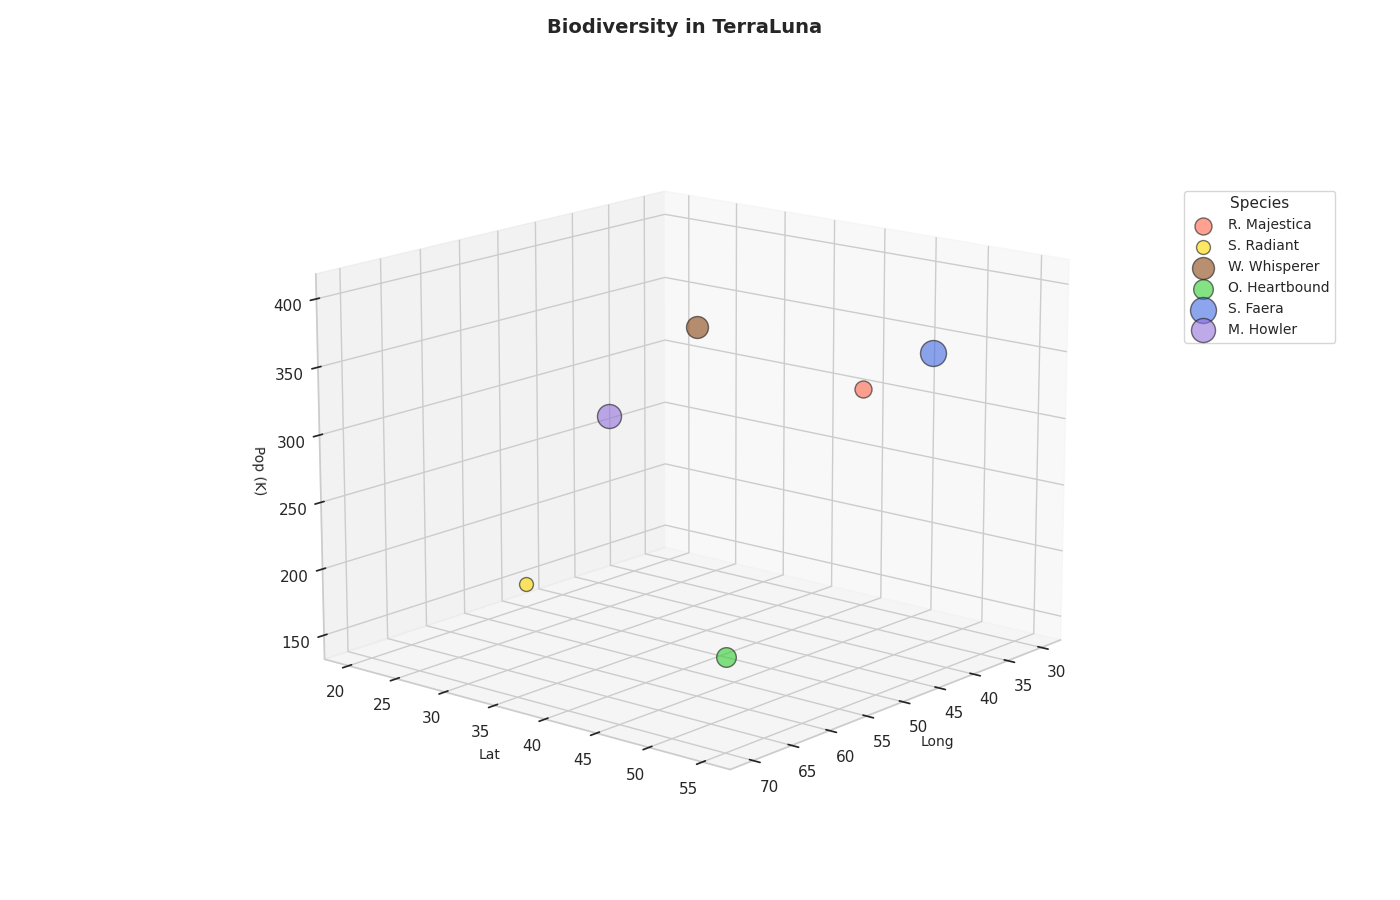

Python code for this plot:
import matplotlib.pyplot as plt
import numpy as np
from mpl_toolkits.mplot3d import Axes3D

# Shortened species names
species_names = ['R. Majestica', 'S. Radiant', 'W. Whisperer', 
                 'O. Heartbound', 'S. Faera', 'M. Howler']

# Data: [longitude, latitude, population, impact]
species_data = [
    [30, 40, 300, 150],  # R. Majestica
    [50, 20, 150, 100],  # S. Radiant
    [60, 45, 400, 250],  # W. Whisperer
    [70, 55, 200, 200],  # O. Heartbound
    [35, 50, 350, 350],  # S. Faera
    [45, 25, 280, 300]   # M. Howler
]

# Extract data
longitudes = [data[0] for data in species_data]
latitudes = [data[1] for data in species_data]
populations = [data[2] for data in species_data]
impacts = [data[3] for data in species_data]

# Colors
colors = ['#FF6347', '#FFD700', '#8B4513', '#32CD32', '#4169E1', '#9370DB']

# Create plot
fig = plt.figure(figsize=(14, 9))
ax = fig.add_subplot(111, projection='3d')

# Plotting
for i, species in enumerate(species_names):
    ax.scatter(longitudes[i], latitudes[i], populations[i], s=impacts[i], c=colors[i], label=species, alpha=0.6, edgecolors='k')

# Shortened labels and title
ax.set_xlabel('Long', fontsize=10)
ax.set_ylabel('Lat', fontsize=10)
ax.set_zlabel('Pop (K)', fontsize=10)
ax.set_title('Biodiversity in TerraLuna', fontsize=14, fontweight='bold', pad=20)

# Adjusted legend
ax.legend(title="Species", loc='upper left', fontsize=10, title_fontsize='11', bbox_to_anchor=(1.1, 0.85))

# View angle
ax.view_init(elev=15, azim=40)

plt.tight_layout()

plt.show()
